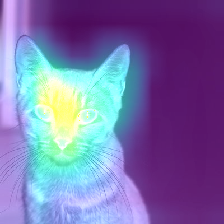

The script that saved this image:
import tensorflow as tf

from tf_explain.core.grad_cam import GradCAM

IMAGE_PATH = "./cat.jpg"

if __name__ == "__main__":
    model = tf.keras.applications.vgg16.VGG16(weights="imagenet", include_top=True)

    img = tf.keras.preprocessing.image.load_img(IMAGE_PATH, target_size=(224, 224))
    img = tf.keras.preprocessing.image.img_to_array(img)

    print(img.shape)

    model.summary()
    data = ([img], None)

    tabby_cat_class_index = 281
    explainer = GradCAM()
    # Compute GradCAM on VGG16
    grid = explainer.explain(data, model, "block5_conv3", tabby_cat_class_index)
    explainer.save(grid, ".", "grad_cam.png")
